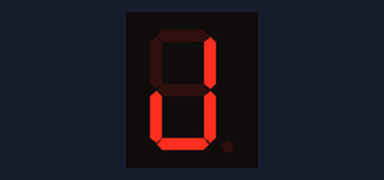
Bench run of a sketch on a simulated Arduino Uno, built with avr-gcc and run on an emulated ATmega328P. Shown: 1-digit seven-segment display. Wiring (inferred from the names in the program): 1-digit 7-segment display, segments lit when HIGH: segments pin 5, pin 6, pin 7, pin 8, pin 9, pin 10, pin 11. The segment pins are drawn as the display they are named for.

Above: at 0.1 s.
At 0.6 s:
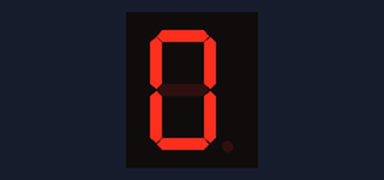
At 1.1 s:
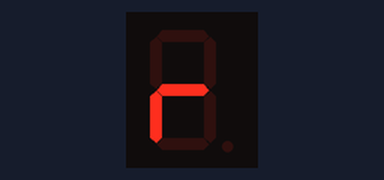
At 1.6 s:
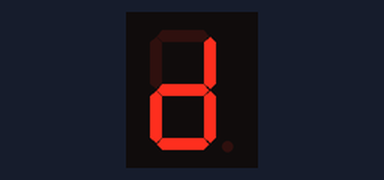
At 2.1 s:
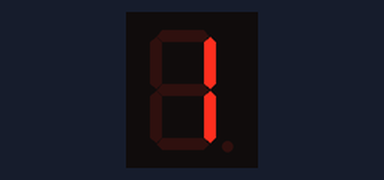
At 2.6 s:
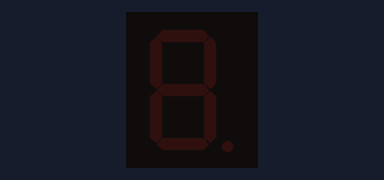

Measured:
- by itself, everything shown: repeats every 3.0 s, in 6 steps
- what the display in image 1 shows lasts 0.5 s, from 0.5 s to 1.0 s

The sketch:

DISPLAY_3.ino
```cpp
/**********************************************************************************
**                                                                               **
**                              Entrades i sortides                              **
**                                                                               **
**  Jordi Pujolreu SALA                                              6/3/17      **
**********************************************************************************/

//********** Includes *************************************************************

//********** Variables ************************************************************
const int A = 5;          // donar nom al pin 5 de l’Arduino
const int B = 6;          // donar nom al pin 6 de l’Arduino
const int C = 7;          // donar nom al pin 7 de l’Arduino
const int D = 8;          // donar nom al pin 8 de l’Arduino
const int E = 9;          // donar nom al pin 9 de l’Arduino
const int F = 10;         // donar nom al pin 10 de l’Arduino
const int G = 11;         // donar nom al pin 11 de l’Arduino

int a = 500;

//********** Setup ****************************************************************
void setup()
{
  pinMode(A, OUTPUT);     // definir el pin 5 com una sortida
  pinMode(B, OUTPUT);     // definir el pin 6 com una sortida
  pinMode(C, OUTPUT);     // definir el pin 7 com una sortida
  pinMode(D, OUTPUT);     // definir el pin 8 com una sortida
  pinMode(E, OUTPUT);     // definir el pin 9 com una sortida
  pinMode(F, OUTPUT);     // definir el pin 10 com una sortida
  pinMode(G, OUTPUT);     // definir el pin 11 com una sortida

}

//********** Loop *****************************************************************
void loop()
{
  digitalWrite(A, LOW);  // donem corrent a les seguuents sortides o no
  digitalWrite(B, HIGH);
  digitalWrite(C, HIGH);
  digitalWrite(D, HIGH);
  digitalWrite(E, HIGH);
  digitalWrite(F, LOW);
  digitalWrite(G, LOW);


  delay(a);  //espera mig segon

  digitalWrite(A, HIGH);  // donem corrent a les seguuents sortides o no
  digitalWrite(B, HIGH);
  digitalWrite(C, HIGH);
  digitalWrite(D, HIGH);
  digitalWrite(E, HIGH);
  digitalWrite(F, HIGH);
  digitalWrite(G, LOW);


  delay(a);     // espera

  digitalWrite(A, LOW);  // donem corrent a les seguuents sortides o no
  digitalWrite(B, LOW);
  digitalWrite(C, LOW);
  digitalWrite(D, LOW);
  digitalWrite(E, HIGH);
  digitalWrite(F, LOW);
  digitalWrite(G, HIGH);


  delay(a);     // espera

  digitalWrite(A, LOW);  // donem corrent a les seguuents sortides o no
  digitalWrite(B, HIGH);
  digitalWrite(C, HIGH);
  digitalWrite(D, HIGH);
  digitalWrite(E, HIGH);
  digitalWrite(F, LOW);
  digitalWrite(G, HIGH);


  delay(a);     // espera


  digitalWrite(A, LOW);  // donem corrent a les seguuents sortides o no
  digitalWrite(B, HIGH);
  digitalWrite(C, HIGH);
  digitalWrite(D, LOW);
  digitalWrite(E, LOW);
  digitalWrite(F, LOW);
  digitalWrite(G, LOW);


  delay(a);     // espera

  digitalWrite(A, LOW);  // donem corrent a les seguuents sortides o no
  digitalWrite(B, LOW);
  digitalWrite(C, LOW);
  digitalWrite(D, LOW);
  digitalWrite(E, LOW);
  digitalWrite(F, LOW);
  digitalWrite(G, LOW);

   delay(a);     // espera


}

//********** Funcions *************************************************************
```
